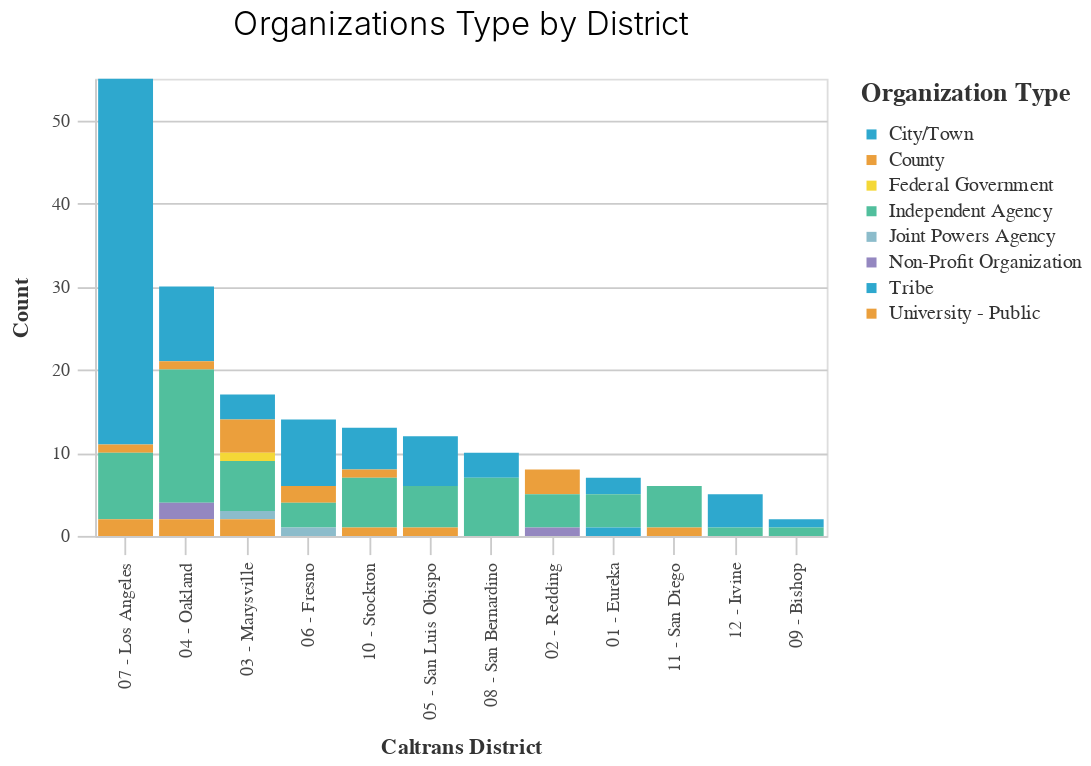

Source (notebook cell):
### Code cell
(_dla_utils.bar_chart_nosubset((df>>group_by(_.caltrans_district)>>count(_.organization_type)),
                               'caltrans_district',
                               'n',
                               'organization_type',
                               chart_title='Organizations Type by District'))

### Figure 1 — Vega-Lite specification as saved in the notebook (floating-point values rounded to 4 significant figures)
{"config": {"view": {"continuousWidth": 400, "continuousHeight": 300}, "axis": {"domainColor": "#cbcbcb", "grid": true, "gridColor": "#cbcbcb", "gridWidth": 1, "labelColor": "#474747", "labelFont": "Nunito Sans", "labelFontSize": 10, "labelPadding": 4, "tickColor": "#cbcbcb", "tickSize": 10, "titleColor": "#333", "titleFont": "Raleway", "titleFontSize": 12, "titlePadding": 10}, "axisBand": {"grid": false}, "background": "white", "font": "Raleway", "header": {"labelFont": "Nunito Sans", "titleFont": "Raleway"}, "legend": {"labelColor": "#333", "labelFont": "Nunito Sans", "labelFontSize": 11, "labelLimit": 0, "padding": 1, "symbolSize": 30, "symbolType": "square", "titleColor": "#333", "titleFont": "Raleway", "titleFontSize": 14, "titlePadding": 10}, "title": {"anchor": "middle", "font": "Raleway", "fontSize": 18, "fontWeight": 300, "offset": 20}}, "data": {"name": "data-fb29764aa841cdcf98b59dfa9858a4e1"}, "mark": "bar", "encoding": {"color": {"field": "organization_type", "legend": {"symbolLimit": 10, "title": "Organization Type"}, "scale": {"range": ["#2EA8CE", "#EB9F3C", "#F4D837", "#51BF9D", "#8CBCCB", "#9487C0"]}, "type": "nominal"}, "x": {"field": "caltrans_district", "sort": "-y", "title": "Caltrans District", "type": "nominal"}, "y": {"field": "n", "title": "Count", "type": "quantitative"}}, "height": 250, "title": "Organizations Type by District", "width": 400, "$schema": "https://vega.github.io/schema/vega-lite/v4.17.0.json", "datasets": {"data-fb29764aa841cdcf98b59dfa9858a4e1": [{"caltrans_district": "01 - Eureka", "organization_type": "City/Town", "n": 2}, {"caltrans_district": "01 - Eureka", "organization_type": "Independent Agency", "n": 4}, {"caltrans_district": "01 - Eureka", "organization_type": "Tribe", "n": 1}, {"caltrans_district": "02 - Redding", "organization_type": "County", "n": 3}, {"caltrans_district": "02 - Redding", "organization_type": "Independent Agency", "n": 4}, {"caltrans_district": "02 - Redding", "organization_type": "Non-Profit Organization", "n": 1}, {"caltrans_district": "03 - Marysville", "organization_type": "City/Town", "n": 3}, {"caltrans_district": "03 - Marysville", "organization_type": "County", "n": 4}, {"caltrans_district": "03 - Marysville", "organization_type": "Federal Government", "n": 1}, {"caltrans_district": "03 - Marysville", "organization_type": "Independent Agency", "n": 6}, {"caltrans_district": "03 - Marysville", "organization_type": "Joint Powers Agency", "n": 1}, {"caltrans_district": "03 - Marysville", "organization_type": "University - Public", "n": 2}, {"caltrans_district": "04 - Oakland", "organization_type": "City/Town", "n": 9}, {"caltrans_district": "04 - Oakland", "organization_type": "County", "n": 1}, {"caltrans_district": "04 - Oakland", "organization_type": "Independent Agency", "n": 16}, {"caltrans_district": "04 - Oakland", "organization_type": "Non-Profit Organization", "n": 2}, {"caltrans_district": "04 - Oakland", "organization_type": "University - Public", "n": 2}, {"caltrans_district": "05 - San Luis Obispo", "organization_type": "City/Town", "n": 6}, {"caltrans_district": "05 - San Luis Obispo", "organization_type": "Independent Agency", "n": 5}, {"caltrans_district": "05 - San Luis Obispo", "organization_type": "University - Public", "n": 1}, {"caltrans_district": "06 - Fresno", "organization_type": "City/Town", "n": 8}, {"caltrans_district": "06 - Fresno", "organization_type": "County", "n": 2}, {"caltrans_district": "06 - Fresno", "organization_type": "Independent Agency", "n": 3}, {"caltrans_district": "06 - Fresno", "organization_type": "Joint Powers Agency", "n": 1}, {"caltrans_district": "07 - Los Angeles", "organization_type": "City/Town", "n": 44}, {"caltrans_district": "07 - Los Angeles", "organization_type": "County", "n": 1}, {"caltrans_district": "07 - Los Angeles", "organization_type": "Independent Agency", "n": 8}, {"caltrans_district": "07 - Los Angeles", "organization_type": "University - Public", "n": 2}, {"caltrans_district": "08 - San Bernardino", "organization_type": "City/Town", "n": 3}, {"caltrans_district": "08 - San Bernardino", "organization_type": "Independent Agency", "n": 7}, {"caltrans_district": "09 - Bishop", "organization_type": "City/Town", "n": 1}, {"caltrans_district": "09 - Bishop", "organization_type": "Independent Agency", "n": 1}, {"caltrans_district": "10 - Stockton", "organization_type": "City/Town", "n": 5}, {"caltrans_district": "10 - Stockton", "organization_type": "County", "n": 1}, {"caltrans_district": "10 - Stockton", "organization_type": "Independent Agency", "n": 6}, {"caltrans_district": "10 - Stockton", "organization_type": "University - Public", "n": 1}, {"caltrans_district": "11 - San Diego", "organization_type": "Independent Agency", "n": 5}, {"caltrans_district": "11 - San Diego", "organization_type": "University - Public", "n": 1}, {"caltrans_district": "12 - Irvine", "organization_type": "City/Town", "n": 4}, {"caltrans_district": "12 - Irvine", "organization_type": "Independent Agency", "n": 1}]}}
